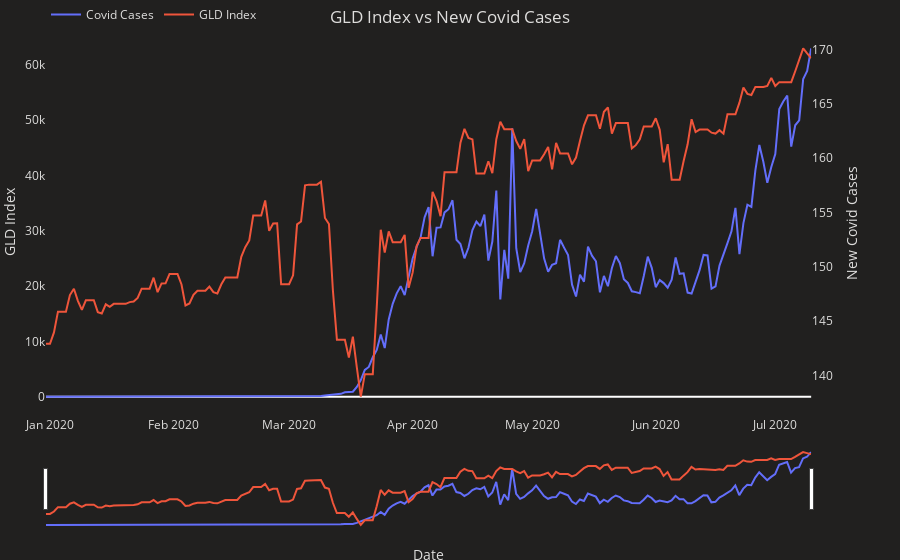

Here is the notebook cell this chart was saved with:
### Code cell
#PLOTTING CORONAVIRUS NEW CASES VS SNP

# Create figure with secondary y-axis
fig = make_subplots(specs=[[{"secondary_y": True}]])

# Add traces
fig.add_trace(go.Scatter(x=main_data6['date'], y=main_data6['new_cases'], name="Covid Cases"),secondary_y=False)

fig.add_trace(go.Scatter(x=main_data6['date'], y=main_data6['GLD Close'], name="GLD Index"),secondary_y=True)

# Add figure title
fig.update_layout(
        title={
            'text': "GLD Index vs New Covid Cases",
            'y': 0.98,
            'x': 0.5,
            'xanchor': 'center',
            'yanchor': 'top'})

# Set x-axis title
fig.update_xaxes(title_text="Date")

# Set y-axes titles
fig.update_yaxes(title_text="GLD Index", secondary_y=False)
fig.update_yaxes(title_text="New Covid Cases", secondary_y=True)


fig.update_xaxes(showgrid=False, zeroline=True, rangeslider_visible=True, showticklabels=True,
                     showspikes=True, spikemode='across', spikesnap='cursor', showline=False,
                     spikecolor="grey",spikethickness=0.5, spikedash='solid')

fig.update_yaxes(showgrid=False,showspikes=True, spikedash='solid',spikemode='across', 
                    spikecolor="grey",spikesnap="cursor",spikethickness=0.5)

fig.update_layout({'plot_bgcolor': "#21201f", 'paper_bgcolor': "#21201f", 'legend_orientation': "h"},
                      legend=dict(y=1, x=0),
                      font=dict(color='#dedddc'), dragmode='pan', hovermode='x unified',
                      margin=dict(b=20, t=0, l=0, r=40))

fig.show()

### Figure 1 — Plotly figure (JSON) as saved in the notebook; plotly's stock layout.template omitted (floating-point values rounded to 4 significant figures; data arrays with more than 128 entries replaced by an {"elided": "..."} marker saying what was removed)
{"data": [{"name": "Covid Cases", "type": "scatter", "x": {"elided": "193 str values"}, "xaxis": "x", "y": {"elided": "193 int values"}, "yaxis": "y"}, {"name": "GLD Index", "type": "scatter", "x": {"elided": "193 str values"}, "xaxis": "x", "y": {"elided": "193 float values"}, "yaxis": "y2"}], "layout": {"dragmode": "pan", "font": {"color": "#dedddc"}, "hovermode": "x unified", "legend": {"orientation": "h", "x": 0, "y": 1}, "margin": {"b": 20, "l": 0, "r": 40, "t": 0}, "paper_bgcolor": "#21201f", "plot_bgcolor": "#21201f", "title": {"text": "GLD Index vs New Covid Cases", "x": 0.5, "xanchor": "center", "y": 0.98, "yanchor": "top"}, "xaxis": {"anchor": "y", "domain": [0, 0.94], "rangeslider": {"visible": true}, "showgrid": false, "showline": false, "showspikes": true, "showticklabels": true, "spikecolor": "grey", "spikedash": "solid", "spikemode": "across", "spikesnap": "cursor", "spikethickness": 0.5, "title": {"text": "Date"}, "zeroline": true}, "yaxis": {"anchor": "x", "domain": [0, 1], "showgrid": false, "showspikes": true, "spikecolor": "grey", "spikedash": "solid", "spikemode": "across", "spikesnap": "cursor", "spikethickness": 0.5, "title": {"text": "GLD Index"}}, "yaxis2": {"anchor": "x", "overlaying": "y", "showgrid": false, "showspikes": true, "side": "right", "spikecolor": "grey", "spikedash": "solid", "spikemode": "across", "spikesnap": "cursor", "spikethickness": 0.5, "title": {"text": "New Covid Cases"}}}}
